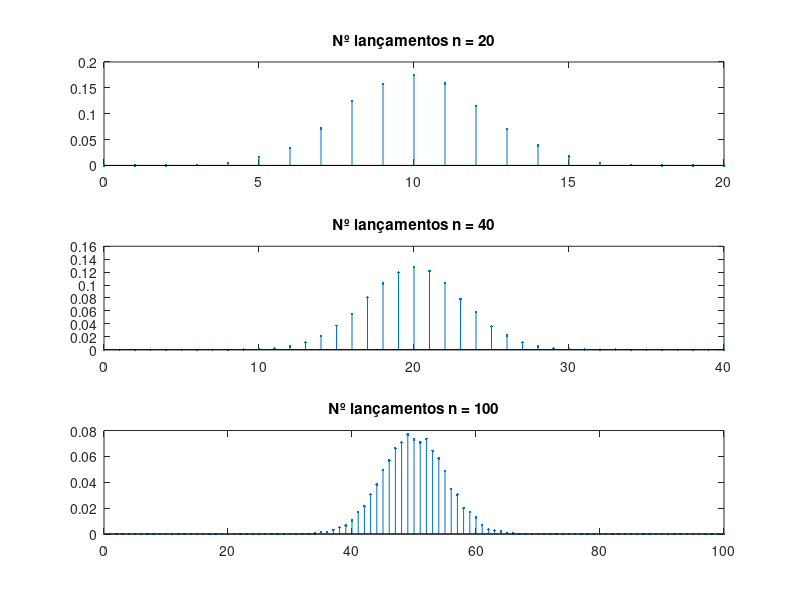

This chart was generated by the following MATLAB code: (Note: this script raises an error after producing the figure.)
%% MPECI - GUIÃO 1 (Resolução 100% Completa)

%% ========================================================================
%% TASK 1 - Simulation of simple random experiments with Matlab
%% ========================================================================
N = 1e5; % Número de experiências para as simulações

%% 1. Moeda 3 vezes, probabilidade de 2 caras
p = 0.5; n = 3; k = 2;
tosses = rand(n, N) < p;
prob_1 = sum(sum(tosses) == k) / N;
fprintf('Task 1.1 - Sim. 2 caras em 3 lançamentos: %.5f\n', prob_1);

%% 2. Lançamento de 15 moedas
n = 15;
tosses = rand(n, N) < p;
prob_2a = sum(sum(tosses) == 6) / N;
fprintf('Task 1.2(a) - Sim. 6 caras em 15 lançamentos: %.5f\n', prob_2a);

prob_2b = sum(sum(tosses) >= 6) / N;
fprintf('Task 1.2(b) - Sim. pelo menos 6 caras em 15 lanç.: %.5f\n', prob_2b);

%% 3. Função e gráficos
% (a) Criamos a função anónima
calcula_prob = @(p, n, k, N) sum(sum(rand(n, N) < p) == k) / N;
fprintf('Task 1.3(a) - Re-estimar 1 com função: %.5f\n', calcula_prob(0.5, 3, 2, N));

% (b) Gráficos n=20, 40, 100
figure('Name', 'Task 1.3(b) - Distribuição número de caras');
ns = [20, 40, 100];
for i = 1:3
    n = ns(i);
    k_vals = 0:n;
    probs = arrayfun(@(k) calcula_prob(0.5, n, k, 10000), k_vals);
    subplot(3, 1, i);
    stem(k_vals, probs, '.');
    title(sprintf('Nº lançamentos n = %d', n));
end

%% 4. Cálculo Analítico
prob_ana_1 = nchoosek(3, 2) * p^2 * (1-p)^1;
prob_ana_2a = nchoosek(15, 6) * p^6 * (1-p)^9;
prob_ana_2b = sum(arrayfun(@(k) nchoosek(15, k)*p^k*(1-p)^(15-k), 6:15));
fprintf('Task 1.4 - Analítico 1: %.5f | 2(a): %.5f | 2(b): %.5f\n', prob_ana_1, prob_ana_2a, prob_ana_2b);

%% 5. Data link BER
p_erro = 1e-5;
n_bits_100 = 100 * 8;
prob_5a = (1 - p_erro)^n_bits_100;
fprintf('Task 1.5(a) - Analítico Prob 0 erros em 100B: %.5f\n', prob_5a);

n_bits_1000 = 1000 * 8;
prob_0 = (1 - p_erro)^n_bits_1000;
prob_1 = n_bits_1000 * p_erro * (1 - p_erro)^(n_bits_1000 - 1);
prob_5b = 1 - prob_0 - prob_1;
fprintf('Task 1.5(b) - Analítico Prob >= 2 erros em 1000B: %.5f\n', prob_5b);

%% 6. (Optional) Faucets factory
p_def = 0.1; n = 5;
% (a) 3 faucets defective
prob_ana_6a = nchoosek(n, 3) * p_def^3 * (1-p_def)^2;
sim_6 = rand(n, N) < p_def;
prob_sim_6a = sum(sum(sim_6) == 3) / N;
fprintf('Task 1.6(a) - Prob(3 defective) -> Analítico: %.5f | Sim: %.5f\n', prob_ana_6a, prob_sim_6a);

% (b) at most 2 defective
prob_ana_6b = sum(arrayfun(@(k) nchoosek(n, k)*p_def^k*(1-p_def)^(n-k), 0:2));
prob_sim_6b = sum(sum(sim_6) <= 2) / N;
fprintf('Task 1.6(b) - Prob(<=2 defective) -> Analítico: %.5f | Sim: %.5f\n', prob_ana_6b, prob_sim_6b);

% (c) Histogram
figure('Name', 'Task 1.6(c) - Histogram defective faucets');
histogram(sum(sim_6), 'Normalization', 'probability');
title('Probability distribution of defective faucets in sample of 5');

%% ========================================================================
%% TASK 2 - Probability, conditional probability, and independence
%% ========================================================================

%% 1. Families
filhos = rand(2, N) < 0.5; % 1=boy, 0=girl
% (a) at least 1 son
at_least_1 = sum(filhos) >= 1;
prob_2_1a = sum(at_least_1) / N;
fprintf('\nTask 2.1(a) - Sim. >=1 boy in 2 children: %.5f\n', prob_2_1a);
% (b) Theor: 1 - P(0 boys)
prob_2_1b = 1 - (0.5 * 0.5);
fprintf('Task 2.1(b) - Theor. >=1 boy: %.5f\n', prob_2_1b);
% (c) Given 1 is boy, prob other is boy (2 boys)
two_boys = sum(filhos) == 2;
prob_2_1c = sum(two_boys) / sum(at_least_1);
theor_1c = (1/4) / (3/4);
fprintf('Task 2.1(c) - Sim. P(2nd boy | >=1 boy): %.5f | Theor: %.5f\n', prob_2_1c, theor_1c);
% (d) Given first is boy, prob second is boy
first_boy = filhos(1, :) == 1;
second_boy_given_first = sum(filhos(2, first_boy) == 1) / sum(first_boy);
fprintf('Task 2.1(d) - Sim. P(2nd boy | 1st boy): %.5f (Independent events)\n', second_boy_given_first);
% (e) 5 children, exactly 1 of the others is boy given at least 1 boy
f5 = rand(5, N) < 0.5;
at_least_1_f5 = sum(f5) >= 1;
% if at least 1 is a boy, we want total exactly 2 boys
total_2_f5 = sum(f5) == 2;
prob_2_1e = sum(total_2_f5 & at_least_1_f5) / sum(at_least_1_f5);
fprintf('Task 2.1(e) - Sim. P(exactly 1 other boy | >=1 boy): %.5f\n', prob_2_1e);
% (f) at least 1 of the others is a boy
total_ge2_f5 = sum(f5) >= 2;
prob_2_1f = sum(total_ge2_f5 & at_least_1_f5) / sum(at_least_1_f5);
fprintf('Task 2.1(f) - Sim. P(>=1 other boy | >=1 boy): %.5f\n', prob_2_1f);

%% 2. Darts
n=20; m=100;
targets = randi(m, n, N);
% (a) no target hit > once
no_col = sum(arrayfun(@(c) length(unique(targets(:,c))) == n, 1:N)) / N;
fprintf('\nTask 2.2(a) - Sim. no collision (n=20, m=100): %.5f\n', no_col);
% (b) at least 1 hit >= 2 times (1 - no_col)
fprintf('Task 2.2(b) - Sim. >=1 collision (n=20, m=100): %.5f\n', 1 - no_col);
% (c) Plot
figure('Name', 'Task 2.2(c) - Dart Collisions');
ms = [1000, 100000];
for idx = 1:2
    probs = zeros(1, 10);
    n_vals = 10:10:100;
    for j = 1:10
        nn = n_vals(j);
        targ = randi(ms(idx), nn, 10000); % 10000 simulacoes para rapidez
        probs(j) = sum(arrayfun(@(c) length(unique(targ(:,c))) < nn, 1:10000)) / 10000;
    end
    subplot(1, 2, idx);
    plot(n_vals, probs, '-o'); title(sprintf('m = %d', ms(idx)));
    xlabel('Number of darts (n)'); ylabel('Prob >=1 collision');
end

%% 3. (Optional) Hash Associative memory
% (a) T=1000, 10 keys
keys = 10; T = 1000;
h = randi([0, T-1], keys, N);
colis = sum(arrayfun(@(c) length(unique(h(:,c))) < keys, 1:N)) / N;
fprintf('\nTask 2.3(a) - Sim. P(>=1 collision, T=1000, 10 keys): %.5f\n', colis);
% (b) Plot collision vs keys T=1000
figure('Name', 'Task 2.3(b/c) - Hash Collisions');
subplot(1,2,1);
k_vals = 10:10:100; p_b = zeros(1,10);
for i=1:10
    h_tmp = randi([0, T-1], k_vals(i), 10000);
    p_b(i) = sum(arrayfun(@(c) length(unique(h_tmp(:,c))) < k_vals(i), 1:10000)) / 10000;
end
plot(k_vals, p_b, '-o'); title('T=1000'); xlabel('Keys'); ylabel('Prob Collision');
% (c) keys=50, prob NO collision vs T
subplot(1,2,2);
T_vals = 100:100:1000; p_c = zeros(1,10);
for i=1:10
    h_tmp = randi([0, T_vals(i)-1], 50, 10000);
    p_c(i) = sum(arrayfun(@(c) length(unique(h_tmp(:,c))) == 50, 1:10000)) / 10000;
end
plot(T_vals, p_c, '-o'); title('Keys=50'); xlabel('T'); ylabel('Prob NO Collision');

%% 4. Birthday
% (a) Smallest n for P > 0.5
n = 1; p_val = 0;
while p_val <= 0.5
    n = n + 1;
    bd = randi(365, n, 10000);
    p_val = sum(arrayfun(@(c) length(unique(bd(:,c))) < n, 1:10000)) / 10000;
end
fprintf('\nTask 2.4(a) - Smallest n for P(birthday match) > 0.5: %d\n', n);
% (b) Smallest n for P > 0.9
while p_val <= 0.9
    n = n + 1;
    bd = randi(365, n, 10000);
    p_val = sum(arrayfun(@(c) length(unique(bd(:,c))) < n, 1:10000)) / 10000;
end
fprintf('Task 2.4(b) - Smallest n for P(birthday match) > 0.9: %d\n', n);

%% 5. Die twice (1 to 6)
d = randi([1,6], 2, N);
A = sum(d) == 9;
B = mod(d(2,:), 2) == 0;
C = (d(1,:) == 5) | (d(2,:) == 5);
D = (d(1,:) ~= 1) & (d(2,:) ~= 1);
fprintf('\nTask 2.5(a) - Sim. P(A)=%.4f, P(B)=%.4f, P(C)=%.4f, P(D)=%.4f\n', sum(A)/N, sum(B)/N, sum(C)/N, sum(D)/N);
% (b) Theor A and B. P(A): (3,6),(4,5),(5,4),(6,3) = 4/36 = 1/9. P(B) = 1/2.
% P(A and B): (3,6), (5,4) = 2/36 = 1/18.
% P(A)*P(B) = (1/9)*(1/2) = 1/18. They are independent.
fprintf('Task 2.5(b) - P(A and B) = P(A)*P(B) (1/18). Sim -> Independent.\n');
% (c) Theor C and D. P(C) = 11/36. P(D) = 25/36.
% P(C and D): C but neither is 1 -> 9/36. 
% P(C)*P(D) = 11/36 * 25/36 = 275/1296 != 9/36 (324/1296). NOT independent.
fprintf('Task 2.5(c) - P(C and D)=9/36 != P(C)*P(D)=275/1296. NOT independent.\n');

%% 6. Wireless Link Bayes
P_N = 0.98; P_I = 0.02;
P_E_N = 0.001; P_E_I = 0.1;
% (a) P(Error)
P_E = P_E_N * P_N + P_E_I * P_I;
fprintf('\nTask 2.6(a) - Theor P(Error): %.6f\n', P_E);
% (b) P(Normal|Error) and P(Interf|Error)
P_N_E = (P_E_N * P_N) / P_E;
P_I_E = (P_E_I * P_I) / P_E;
fprintf('Task 2.6(b) - Theor P(Normal|Error): %.6f | P(Interf|Error): %.6f\n', P_N_E, P_I_E);

%% 7. (Optional) Programmers Bayes
nA = 20; nB = 30; nC = 50;
eA = 0.01; eB = 0.05; eC = 0.001;
total_progs = nA + nB + nC;
P_A = nA/total_progs; P_B = nB/total_progs; P_C = nC/total_progs;
P_Err = P_A*eA + P_B*eB + P_C*eC;
P_C_Err = (P_C * eC) / P_Err;
P_A_Err = (P_A * eA) / P_Err;
P_B_Err = (P_B * eB) / P_Err;
fprintf('\nTask 2.7(a) - Theor P(Carlos | Error): %.6f\n', P_C_Err);
% Most likely
[~, idx] = max([P_A_Err, P_B_Err, P_C_Err]);
names = {'Andre', 'Bruno', 'Carlos'};
fprintf('Task 2.7(b) - Most likely programmer: %s\n', names{idx});
